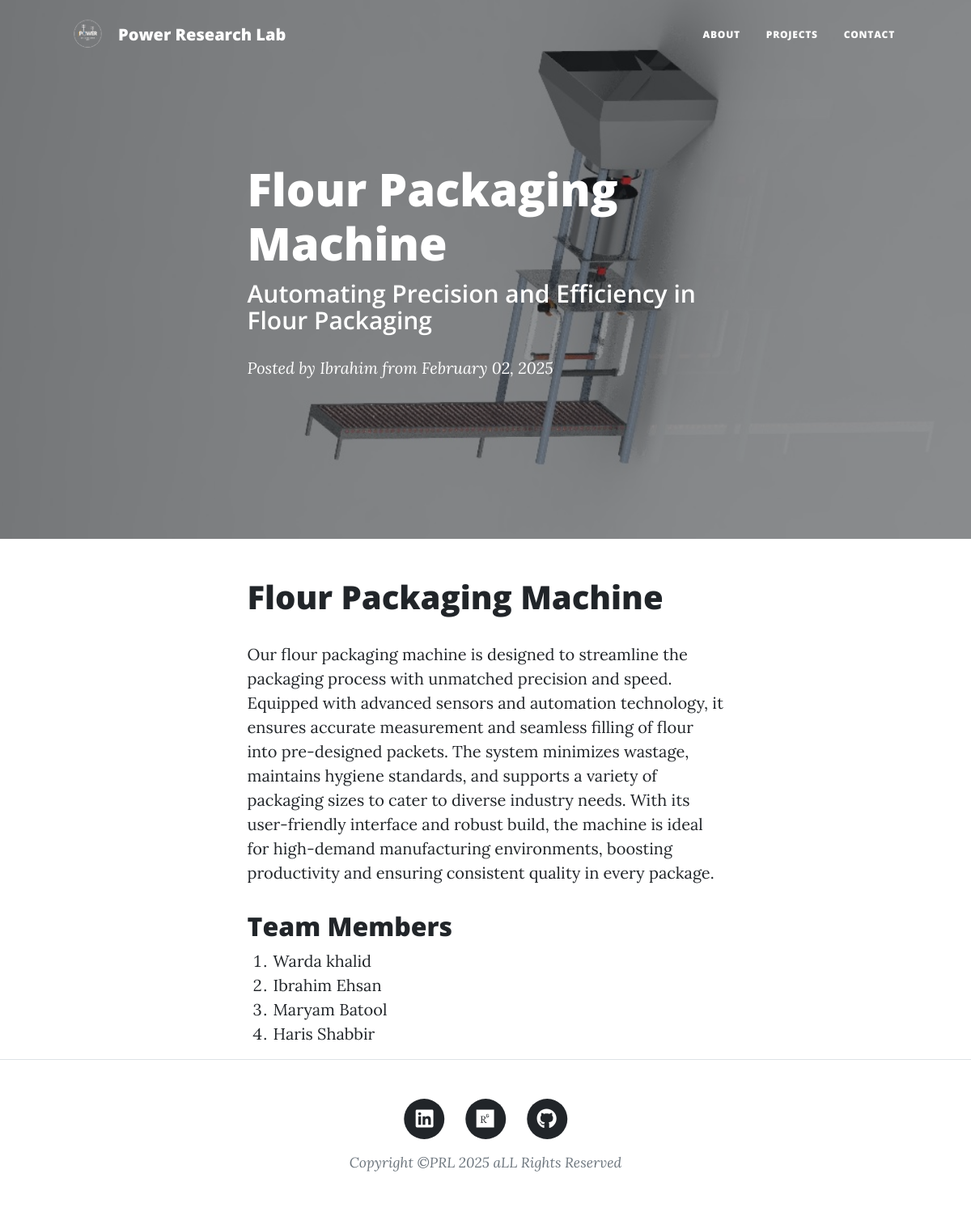
Page /post/7 on the committed database.
### main.py (models this page shows)
class BlogPost(db.Model):
    id: Mapped[int] = mapped_column(Integer, primary_key=True)
    title: Mapped[str] = mapped_column(String(250), unique=True, nullable=False)
    subtitle: Mapped[str] = mapped_column(String(250), nullable=False)
    date: Mapped[str] = mapped_column(String(250), nullable=False)
    body: Mapped[str] = mapped_column(Text, nullable=False)
    author: Mapped[str] = mapped_column(String(250), nullable=False)
    img_url: Mapped[str] = mapped_column(String(250), nullable=False)

### main.py (the view)
@app.route("/post/<int:post_id>")
def show_post(post_id):
    requested_post = db.get_or_404(BlogPost, post_id)
    return render_template("post.html", post=requested_post)

### templates/post.html (shortened to what this page needs)
{% include "header.html" %}
<header class="masthead" style="background-image: url('{{ url_for('static', filename='assets/img/' + post.img_url) }}');">
  <div class="container position-relative px-4 px-lg-5">
    <div class="row gx-4 gx-lg-5 justify-content-center">
      <div class="col-md-10 col-lg-8 col-xl-7">
        <div class="post-heading">
          <h1>{{ post.title }}</h1>
          <h2 class="subheading">{{ post.subtitle }}</h2>
          <span class="meta">
            Posted by <a href="#">{{ post.author }}</a> from {{ post.date }}
          </span>
        </div>
      </div>
    </div>
  </div>
</header>
<article>
  <div class="container px-4 px-lg-5">
    <div class="row gx-4 gx-lg-5 justify-content-center">
      <div class="col-md-10 col-lg-8 col-xl-7">
        {{ post.body|safe }}
      </div>
    </div>
  </div>
</article>
{% include "footer.html" %}

### rows in the picture
BlogPost: img_url (picture), title "Flour Packaging Machine", subtitle "Automating Precision and Efficiency in Flour Packaging", author "Ibrahim", date "February 02, 2025", body "Flour Packaging Machine Our flour packaging machine is designed to streamline the packaging process with unmatched precision and speed. Equipped with advanced sensors and automation technology, it ensures accurate measurement and seamless filling of flour into pre-designed packets. The system minimizes wastage, maintains hygiene standards, and supports a variety of packaging sizes to cater to diverse industry needs. With its user-friendly interface and robust build, the machine is ideal for high-demand manufacturing environments, boosting productivity and ensuring consistent quality in every package. Team Members Warda khalid Ibrahim Ehsan Maryam Batool Haris Shabbir"
